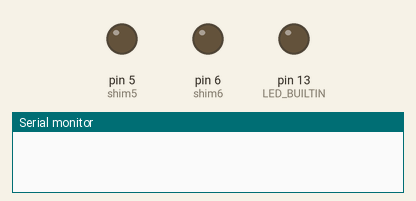
This sketch was run on a simulated Arduino Uno, built with avr-gcc and run on an emulated ATmega328P. Parts: output pins drawn as LEDs (lit = HIGH), the last lines printed to the serial monitor.

Above: at 0.05 s.
At 9.95 s:
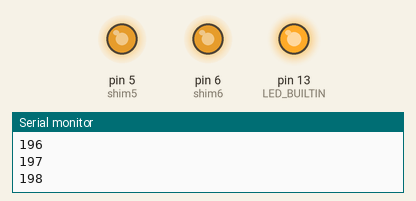
At 14.95 s:
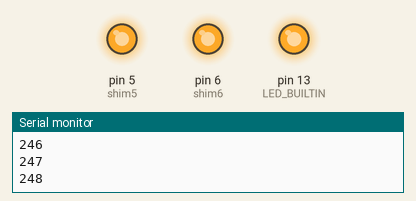
Timing chart, 0 to 19.7 s (numbered marks = the images above):
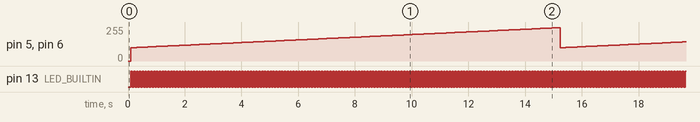

Measured:
- by itself, pin 5 (shim5), pin 6 (shim6): ramps from 100/255 to 250/255 and jumps back, once every 15.1 s
- by itself, pin 13 (LED_BUILTIN): alternates HIGH for 0.05 s and LOW for 0.05 s

The sketch:

Test_SHIM.ino
```cpp
#include <SPI.h> //SPI — библиотека, реализующая передачу данных через интерфейс SPI.

byte shim5 = 5; // Указываем номер порта с ШИМ
byte shim6 = 6; // Указываем номер порта с ШИМ


void setup() {
  Serial.begin(9600); //Скорость передачи порта связи с консолью ПК
  pinMode(shim5, OUTPUT); // настроить порт как выход
  pinMode(shim6, OUTPUT); // настроить порт как выход
  pinMode(LED_BUILTIN, OUTPUT);
}

void loop() {

  for(int i = 100;i <= 250;i++){
    delay(50);
    digitalWrite(LED_BUILTIN, 0);
    delay(50);
    digitalWrite(LED_BUILTIN, 1);
    analogWrite(shim5, i); // подать на порт ШИМ сигнал, диапазон 0...255
    analogWrite(shim6, i); // подать на порт ШИМ сигнал, диапазон 0...255
    Serial.println(i);
  }

}
```
